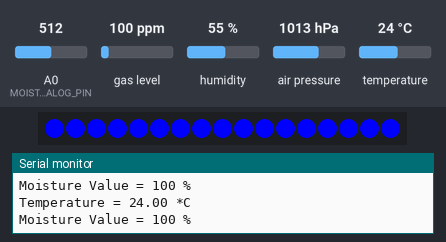
Recording of a sketch running on a simulated ESP8266 (NodeMCU). Shown: 17 RGB LEDs in strip order, left to right, the last lines printed to the serial monitor. Inputs (shaded band) come from the test bench; at power-on: A0 (MOISTURE_SENSOR_ANALOG_PIN) = 512, gas level 100 ppm, humidity 55 %, air pressure 1013 hPa, temperature 24 °C. WiFi joins after 1.5 s; servers stay silent unless stated.

Above: at 2.7 s.
2.8 s: A0 (MOISTURE_SENSOR_ANALOG_PIN) set to 306
At 3.5 s:
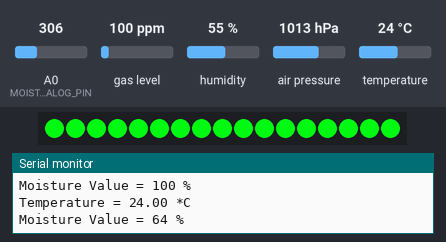
4.4 s: A0 (MOISTURE_SENSOR_ANALOG_PIN) set to 30
At 6.1 s:
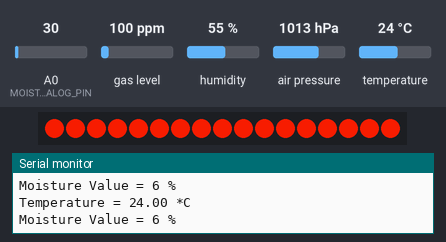
6.4 s: A0 (MOISTURE_SENSOR_ANALOG_PIN) set to 310
At 7.5 s:
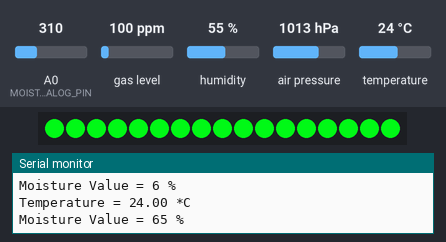
8.3 s: A0 (MOISTURE_SENSOR_ANALOG_PIN) set to 716
At 10.1 s:
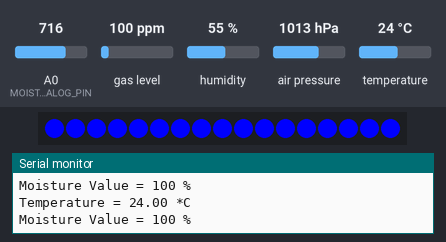
Timing chart, 0 to 11.3 s (numbered marks = the images above; inputs shaded):
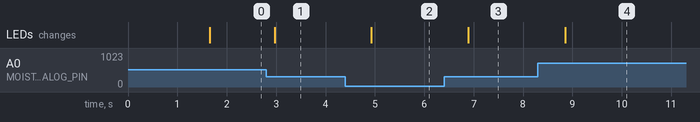

Measured:
- after the input at 2.8 s, the LEDs: change after 0.17 s (image 1)
- after the input at 4.4 s, the LEDs: change after 0.53 s (image 2)
- after the input at 6.4 s, the LEDs: change after 0.49 s (image 3)
- after the input at 8.3 s, the LEDs: change after 0.56 s (image 4)

The sketch:

Moisture.ino
```cpp
#include <FastLED.h>
#include <ESP8266HTTPClient.h>
#include <ESP8266WiFi.h>
#include <ArduinoJson.h>

#define MOISTURE_SENSOR_ANALOG_PIN A0
#define MOISTURE_SENSOR_MIN 0
#define MOISTURE_SENSOR_MAX 950
#define LED_PIN 5
#define N_LEDS 17
#define SAT 255
#define VAL 255

#define POST_INTERVAL_MS 10000

// 0 < moistureValue < MOISTURE_TOO_DRY -> more water needed (red LEDs)
// MOISTURE_TOO_DRY < moistureValue < MOISTURE_TOO_WET -> moisture ok (green LEDs)
// MOISTURE_TOO_WET < moistureValue < 100 -> too wet, raise temperature (blue LEDs)
#define MOISTURE_TOO_DRY 30
#define MOISTURE_TOO_WET 60


#include <Wire.h>
#include <SPI.h>
#include <Adafruit_Sensor.h>
#include "Adafruit_BME680.h"
#define SEALEVELPRESSURE_HPA (1013.25)
Adafruit_BME680 bme; // I2C


CRGB leds[N_LEDS];
CRGB led_color = CRGB::Black;
float lastTemperature = 24.1;


unsigned long postTimer;

int readMoisture(){
  // initialize data
  int sensorValue = 0;
  int moistureValue = 0;

  // read the analog in value of the moisture sensor
  sensorValue = analogRead(MOISTURE_SENSOR_ANALOG_PIN);

  // map it to the moisture rating
  moistureValue = map(sensorValue, MOISTURE_SENSOR_MIN, MOISTURE_SENSOR_MAX / 2, 0, 100);
  moistureValue = constrain(moistureValue, 0, 100);

  return(moistureValue);
}

float readTemperature(){
  if (! bme.performReading()) {
    Serial.println("Failed to perform reading :( Returning old temperature value");
    return(lastTemperature);
  }
  float temperature = bme.temperature;
  lastTemperature = temperature;
  Serial.print("Temperature = ");
  Serial.print(temperature);
  Serial.println(" *C");
  return(temperature);
}

void postMyData(int moisture, float temperature){
    if (WiFi.status() == WL_CONNECTED) { //Check WiFi connection status

      StaticJsonBuffer<300> JSONbuffer;   //Declaring static JSON buffer
      JsonObject& JSONencoder = JSONbuffer.createObject();

      JSONencoder["current_moisture"] = moisture;
      JSONencoder["current_temp"] = temperature;

      char JSONmessageBuffer[300];
      JSONencoder.prettyPrintTo(JSONmessageBuffer, sizeof(JSONmessageBuffer));
      Serial.println(JSONmessageBuffer);

      HTTPClient http;    //Declare object of class HTTPClient

      http.begin("http://192.168.137.1:8000/containers/1");      //Specify request destination
      http.addHeader("Content-Type", "application/json");  //Specify content-type header

      int httpCode = http.POST(JSONmessageBuffer);   //Send the request
      String payload = http.getString();                                        //Get the response payload

      Serial.println(httpCode);   //Print HTTP return code
      Serial.println(payload);    //Print request response payload

      http.end();  //Close connection

  } else {

    Serial.println("Error in WiFi connection");

  }

}


void setup() {
  // initialize serial communication at 115200
  Serial.begin(115200);

  // BME680 setup
  while (!Serial);
  Serial.println(F("BME680 test"));

  if (!bme.begin()) {
    Serial.println("Could not find a valid BME680 sensor, check wiring!");
    while (1);
  }

  // Set up oversampling and filter initialization
  bme.setTemperatureOversampling(BME680_OS_8X);
  bme.setHumidityOversampling(BME680_OS_2X);
  bme.setPressureOversampling(BME680_OS_4X);
  bme.setIIRFilterSize(BME680_FILTER_SIZE_3);
  bme.setGasHeater(320, 150); // 320*C for 150 ms

  // LED setup
  FastLED.addLeds<WS2812B, LED_PIN, GRB>(leds, N_LEDS);

  // WiFi setup
  WiFi.begin("BestBugsLAN", "yummybugs");   //WiFi connection
  while (WiFi.status() != WL_CONNECTED) {  //Wait for the WiFI connection completion
    delay(500);
    Serial.println("Waiting for connection");
  }

  postTimer = millis();
}

void loop() {
  int hue = 0;
  int sat = SAT;
  int val = VAL;
  int moistureValue = readMoisture();
  float temperatureValue = readTemperature();
  Serial.printf("Moisture Value = %d %% \n", readMoisture());

  hue = map(moistureValue, 0, 100, 0, 160);
  for(int i=0; i<N_LEDS; i++){
    leds[i] = CHSV(hue, sat, val);
  }
  FastLED.show();

  if((millis() - postTimer) > POST_INTERVAL_MS) {
    postMyData(moistureValue, temperatureValue);
    postTimer = millis();
  }

  delay(500);
}
```
